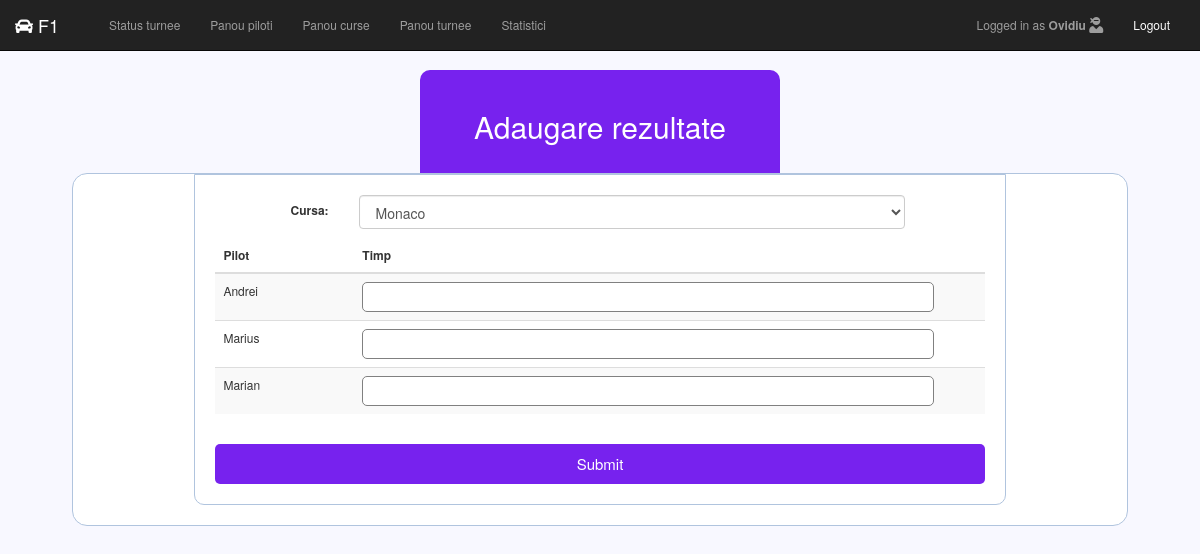
The page /modify-tournament-results.php?tournamentID=2 (signed in) on the database its author committed.
### tables this page shows
CREATE TABLE `piloti` (
  `ID_Pilot` int(11) NOT NULL,
  `nume` varchar(15) DEFAULT NULL,
  `ID_Echipa` int(11) DEFAULT NULL
);

### modify-tournament-results.php (the view, shortened to what this page needs)
<?php include('html-header.php') ?>
	<div class="header">
		<h2 id="modify-tournament-race-title">Adaugare rezultate</h2>
	</div>
	<div class="main-panel">
		<form class="form-horizontal" action="" method="POST">
			<div class="form-grou">
				<label class="control-label col-sm-2" for="race-selection">Cursa:</label>
				<div class="col-sm-9">
					<?php
							$tournamentID = $_GET['tournamentID'];
							echo "<select name='race-selection' class='form-control'>";
							$selectAllRaces = "SELECT curse.ID_Cursa as ID_Cursa, curse.locatie as locatie FROM curse JOIN (SELECT ID_Cursa FROM piloticurseturnee WHERE ID_Turneu = $tournamentID and timp is NULL) b ON curse.ID_Cursa = b.ID_Cursa GROUP BY ID_Cursa;";
							$run_selectAllRaces = mysqli_query($db, $selectAllRaces);
							if(!mysqli_num_rows($run_selectAllRaces)){
								$updateTournamentStatus = "UPDATE turnee SET status = 'Inchis' WHERE ID_Turneu =$tournamentID";
								$run_updateTournamentStatus = mysqli_query($db, $updateTournamentStatus);
								header('location: index.php');
							}
							else{
								while($row = mysqli_fetch_assoc($run_selectAllRaces)){
									$raceID = $row['ID_Cursa'];
									$raceLocation = $row['locatie'];
									echo "<option name='$raceLocation' value='$raceID'>$raceLocation</option>";
								}
								echo "</select>";
							}
						?>
				</div>
			</div>
			<div class="form-group">
				<div class="table-responsive col-sm-12">
					<table class="table table-striped" >
						<thead>
							<tr>
								<th>Pilot</th>
								<th>Timp</th>
							</tr>
						</thead>
						<?php
							$tournamentID = $_GET['tournamentID'];
							$selectAllPilotsFromPilotsRacesTournaments = "SELECT piloti.nume as NumePilot, b.timp as Timp, piloti.ID_Pilot as PilotID FROM piloti JOIN (SELECT ID_Pilot, timp FROM piloticurseturnee WHERE ID_Turneu = $tournamentID) b ON piloti.ID_Pilot = b.ID_Pilot GROUP BY PilotID;";
							$run_selectAllPilotsFromPilotsRacesTournaments = mysqli_query($db, $selectAllPilotsFromPilotsRacesTournaments);
							while($row = mysqli_fetch_assoc($run_selectAllPilotsFromPilotsRacesTournaments)){
								$pilotName = $row['NumePilot'];
								$pilotID = $row['PilotID'];
								echo "<tr>
										<td><input type='hidden' value='$pilotID' name='pilots[]'>$pilotName</td>
										<td><input type='number' step='0.01' name='time[]'></td>
									 </tr>";
							}
						?>
					</table>
				</div>
			</div>
			<button class="btn btn-lg btn-block" type="submit" name="submit-new-tournament-result">Submit</button>
		</form>
	</div>
<?php include('html-footer.php') ?>

### style.css (style rules this page uses)
* { margin: 0px; padding: 0px; }
body { font-size: 120%; background: #F8F8FF; }
.header { width: 30%; margin: 70px auto 0px; color: white; background: #72e; text-align: center; border-bottom: none; border-radius: 10px 10px 0px 0px; padding: 20px; }
form, .content { width: 80%; margin: 0px auto; padding: 20px; border: 1px solid #B0C4DE; background: white; border-radius: 0px 0px 10px 10px; }
.form-group { margin: 10px 0px 10px 0px; }
.form-group input { height: 30px; width: 93%; padding: 5px 10px; font-size: 16px; border-radius: 5px; border: 1px solid gray; }
.btn { padding: 10px; font-size: 15px; color: white; background: #72e; border: none; border-radius: 5px; }
.main-panel { width: 88%; margin: auto; padding: 20px; padding-top: 0; border: 1px solid #B0C4DE; background: white; border-radius: 15px; }
table { margin-top: 10px; }

### rows shown on the page
piloti: nume "Andrei"
piloti: nume "Marius"
piloti: nume "Marian"

### other values the page prints
$_SESSION['username'] "Ovidiu"
form field race-selection "Monaco"
